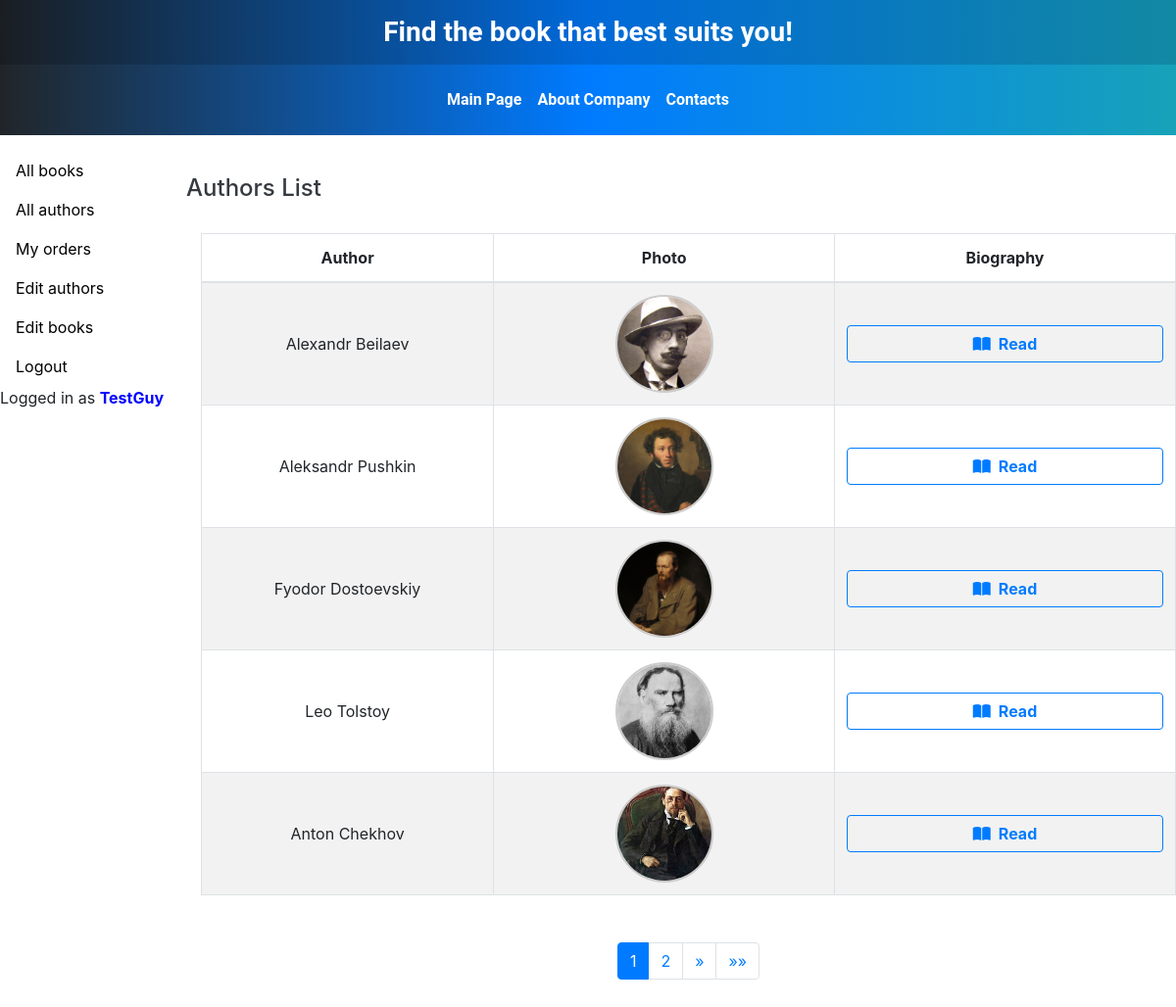
Screenshot of /authors/ (signed in) with the database file from the repository.
### catalog/models.py (models this page shows, shortened)
class Author(models.Model):
    first_name = models.CharField(max_length=100,
                                  help_text="Enter the name of the author",
                                  verbose_name="Author Name")
    last_name = models.CharField(max_length=100,
                                 help_text="Enter the surname of the author",
                                 verbose_name="Author Surname")
    date_of_birth = models.DateField(help_text="Enter the date of birth",
                                     verbose_name="Birthday",
                                     null=True,
                                     blank=True)
    about = models.TextField(help_text="Enter the data about author",
                             verbose_name="About author")
    photo = models.ImageField(upload_to='images',
                              help_text="Upload author photo",
                              verbose_name="Author Photo",
                              null=True,
                              blank=True)

### catalog/views.py (the view)
# urls.py: path('authors/', login_required(views.AuthorListView.as_view()), name='authors-list'),
class AuthorListView(ListView):
    model = Author
    paginate_by = 5

### templates/catalog/author_list.html (shortened to what this page needs)
{% extends 'catalog/base.html' %}
{% block content %}
<div class="container mt-4">
    <div class="row text-center text-dark mb-4">
        <h4>Authors List</h4>
    </div>
    {% if page_obj.object_list %}
    <div class="table-responsive">
        <table class="table table-striped table-bordered text-center" style="table-layout: fixed; width: 100%;">
            <thead>
            <tr>
                <th scope="col" style="width: 30%;">Author</th>
                <th scope="col" style="width: 35%;">Photo</th>
                <th scope="col" style="width: 35%;">Biography</th>
            </tr>
            </thead>
            <tbody>
            {% for author in page_obj.object_list %}
            <tr>
                <td class="align-middle">
                    {{ author.first_name }} {{ author.last_name }}
                </td>
                <td class="text-center align-middle">
                    {% if author.photo and author.photo.url %}
                        <img src="{{ author.photo.url }}" alt="Photo of {{ author.first_name }} {{ author.last_name }}" class="author-photo img-fluid">
                    {% else %}
                        <span class="text-muted">No photo available</span>
                    {% endif %}
                </td>
                <td class="text-center align-middle">
                    <a href="{% url 'authors-detail' author.id %}" class="btn btn-outline-primary d-flex justify-content-center align-items-center" aria-label="Read biography of {{ author.first_name }} {{ author.last_name }}">
                        <i class="fas fa-book-open mr-2"></i>
                        Read
                    </a>
                </td>
            </tr>
            {% endfor %}
            </tbody>
        </table>
    </div>
    {% else %}
    <p class="text-muted">There are no authors in the database.</p>
    {% endif %}
</div>
{% endblock %}

### templates/catalog/base.html (shortened to what this page needs)
<!doctype html>
<html lang="en">
<head>
    {% load static %}
    <link rel="stylesheet" href="https://stackpath.bootstrapcdn.com/bootstrap/4.5.2/css/bootstrap.min.css">
    <link rel="stylesheet" href="https://cdnjs.cloudflare.com/ajax/libs/font-awesome/4.7.0/css/font-awesome.min.css">
</head>
<body>
<div class="wrapper">
    <header class="header">
        <div class="container">
            <div class="row align-items-center">
                <div class="col-12 text-center text-md-left">
                    <h3 class="text-center font-weight-bold mb-0">
                        Find the book that best suits you!
                    </h3>
                </div>
            </div>
        </div>
    </header>
    <nav class="navbar navbar-expand-lg navbar-custom">
        <div class="container">
            <div class="collapse navbar-collapse justify-content-center" id="navbarNav">
                <ul class="navbar-nav">
                    <li class="nav-item">
                        <a class="nav-link" href="{% url 'index' %}">Main Page</a>
                    </li>
                    <li class="nav-item">
                        <a class="nav-link" href="{% url 'about' %}">About Company</a>
                    </li>
                    <li class="nav-item">
                        <a class="nav-link" href="{% url 'contacts' %}">Contacts</a>
                    </li>
                </ul>
            </div>
        </div>
    </nav>
    <div class="container-fluid content-area">
        <div class="row">
            <div class="col-2">
                {% block sidebar %}
                <nav class="nav flex-column">
                    <a class="nav-link" href="{% url 'books' %}">All books</a>
                    <a class="nav-link" href="{% url 'authors-list' %}">All authors</a>
                    {% if user.is_authenticated %}
                    <a class="nav-link" href="{% url 'my-borrowed-books' %}">My orders</a>
                    <a class="nav-link" href="{% url 'edit-authors' %}">Edit authors</a>
                    <a class="nav-link" href="{% url 'edit-books' %}">Edit books</a>
                    <a class="nav-link" href="#" onclick="event.preventDefault(); document.getElementById('logout-form').submit();">Logout</a>
                    <div>Logged in as <span style="color: blue; font-weight: bold;">{{ user.get_username }}</span></div>
                    {% else %}
                    <a class="nav-link" href="{% url 'login' %}">Login</a>
                    {% endif %}
                </nav>
                {% endblock sidebar %}
            </div>
            <div class="col-10">
                <div class="row text-center">
                    {% block content %}
                    {% endblock content %}
                </div>
                {% if page_obj %}
                <div class="d-flex justify-content-center mt-3">
                    <nav aria-label="Page navigation">
                        <ul class="pagination">
                            {% for num in page_obj.paginator.page_range %}
                                {% if page_obj.number == num %}
                                    <li class="page-item active"><span class="page-link">{{ num }}</span></li>
                                {% elif num > page_obj.number|add:-3 and num < page_obj.number|add:3 %}
                                    <li class="page-item"><a class="page-link" href="?page={{ num }}">{{ num }}</a></li>
                                {% endif %}
                            {% endfor %}
                            {% if page_obj.has_next %}
                            <li class="page-item">
                                <a class="page-link" href="?page={{ page_obj.next_page_number }}" aria-label="Next">
                                    <span aria-hidden="true">&raquo;</span>
                                </a>
                            </li>
                            <li class="page-item">
                                <a class="page-link" href="?page={{ page_obj.paginator.num_pages }}" aria-label="Last">
                                    <span aria-hidden="true">&raquo;&raquo;</span>
                                </a>
                            </li>
                            {% endif %}
                        </ul>
                    </nav>
                </div>
                {% endif %}
            </div>
        </div>
    </div>
</div>
</body>
</html>

### templates/catalog/base.html (style rules this page uses)
.header { background: linear-gradient(90deg, #1a1e22, #0069d9, #1289a3); color: #fff; padding: 1rem 0; font-family: 'Roboto', sans-serif; }
.header h3 { font-size: 1.75rem; margin: 0; }
.navbar-custom { background: linear-gradient(90deg, #212529, #007bff, #17a2b8); color: #fff; padding: 1rem 0; font-family: 'Roboto', sans-serif; }
.navbar-custom .navbar-nav .nav-link { font-weight: bold; color: white; transition: color 0.3s ease, background-color 0.3s ease; }
.nav-link { color: #000; }
.pagination { justify-content: center; margin-top: 1rem; }
html, body { height: 100%; margin: 0; }
.wrapper { min-height: 100%; display: flex; flex-direction: column; }
.content-area { padding: 1rem 0; }

### templates/catalog/author_list.html (style rules this page uses)
.author-photo { width: 100px; height: 100px; object-fit: cover; border-radius: 50%; border: 2px solid #ccc; }
.btn-outline-primary { font-weight: bold; transition: all 0.3s ease; }
.fas { margin-right: 8px; }
td, th { text-align: center; vertical-align: middle; }

### rows the page displays
Author: first_name "Alexandr", last_name "Beilaev", photo (picture)
Author: first_name "Aleksandr", last_name "Pushkin", photo (picture)
Author: first_name "Fyodor", last_name "Dostoevskiy", photo (picture)
Author: first_name "Leo", last_name "Tolstoy", photo (picture)
Author: first_name "Anton", last_name "Chekhov", photo (picture)

### other values shown
{{ user.get_username }} "TestGuy"
{{ num }} "1"
{{ num }} "2"
